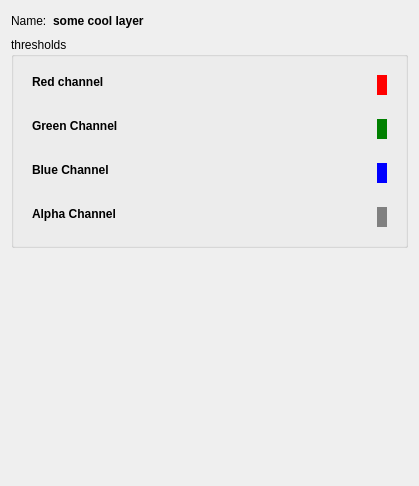
<?xml version="1.0" encoding="UTF-8"?>
<ui version="4.0">
 <class>Dialog</class>
 <widget class="QDialog" name="Dialog">
  <property name="geometry">
   <rect>
    <x>0</x>
    <y>0</y>
    <width>419</width>
    <height>486</height>
   </rect>
  </property>
  <property name="windowTitle">
   <string>Dialog</string>
  </property>
  <layout class="QVBoxLayout" name="verticalLayout_6">
   <item>
    <layout class="QHBoxLayout" name="horizontalLayout_5">
     <item>
      <widget class="QLabel" name="label">
       <property name="text">
        <string>Name:</string>
       </property>
      </widget>
     </item>
     <item>
      <widget class="QLabel" name="_layerLabel">
       <property name="text">
        <string>&lt;b&gt;some cool layer&lt;/b&gt;</string>
       </property>
      </widget>
     </item>
     <item>
      <spacer name="horizontalSpacer">
       <property name="orientation">
        <enum>Qt::Horizontal</enum>
       </property>
       <property name="sizeHint" stdset="0">
        <size>
         <width>40</width>
         <height>20</height>
        </size>
       </property>
      </spacer>
     </item>
    </layout>
   </item>
   <item>
    <widget class="QGroupBox" name="_thresholdsGroup">
     <property name="title">
      <string>thresholds</string>
     </property>
     <layout class="QVBoxLayout" name="verticalLayout_5">
      <item>
       <widget class="QWidget" name="redChannelThresholdingWidget" native="true">
        <property name="sizePolicy">
         <sizepolicy hsizetype="Preferred" vsizetype="Minimum">
          <horstretch>0</horstretch>
          <verstretch>0</verstretch>
         </sizepolicy>
        </property>
        <layout class="QHBoxLayout" name="horizontalLayout">
         <item>
          <layout class="QVBoxLayout" name="verticalLayout">
           <item>
            <widget class="QLabel" name="label_2">
             <property name="text">
              <string>&lt;b&gt;Red channel&lt;/b&gt;</string>
             </property>
            </widget>
           </item>
           <item>
            <widget class="ThresholdingWidget" name="thresholdingWidget"/>
           </item>
          </layout>
         </item>
         <item>
          <widget class="QWidget" name="widget" native="true">
           <property name="sizePolicy">
            <sizepolicy hsizetype="Fixed" vsizetype="Preferred">
             <horstretch>0</horstretch>
             <verstretch>0</verstretch>
            </sizepolicy>
           </property>
           <property name="minimumSize">
            <size>
             <width>10</width>
             <height>0</height>
            </size>
           </property>
           <property name="styleSheet">
            <string notr="true">background: red</string>
           </property>
          </widget>
         </item>
        </layout>
       </widget>
      </item>
      <item>
       <widget class="QWidget" name="greenChannelThresholdingWidget" native="true">
        <property name="sizePolicy">
         <sizepolicy hsizetype="Preferred" vsizetype="Minimum">
          <horstretch>0</horstretch>
          <verstretch>0</verstretch>
         </sizepolicy>
        </property>
        <layout class="QHBoxLayout" name="horizontalLayout_2">
         <item>
          <layout class="QVBoxLayout" name="verticalLayout_2">
           <item>
            <widget class="QLabel" name="label_3">
             <property name="text">
              <string>&lt;b&gt;Green Channel&lt;/b&gt;</string>
             </property>
            </widget>
           </item>
           <item>
            <widget class="ThresholdingWidget" name="thresholdingWidget_2"/>
           </item>
          </layout>
         </item>
         <item>
          <widget class="QWidget" name="widget_2" native="true">
           <property name="sizePolicy">
            <sizepolicy hsizetype="Fixed" vsizetype="Preferred">
             <horstretch>0</horstretch>
             <verstretch>0</verstretch>
            </sizepolicy>
           </property>
           <property name="minimumSize">
            <size>
             <width>10</width>
             <height>0</height>
            </size>
           </property>
           <property name="styleSheet">
            <string notr="true">background: green</string>
           </property>
          </widget>
         </item>
        </layout>
       </widget>
      </item>
      <item>
       <widget class="QWidget" name="blueChannelThresholdingWidget" native="true">
        <property name="sizePolicy">
         <sizepolicy hsizetype="Preferred" vsizetype="Minimum">
          <horstretch>0</horstretch>
          <verstretch>0</verstretch>
         </sizepolicy>
        </property>
        <layout class="QHBoxLayout" name="horizontalLayout_3">
         <item>
          <layout class="QVBoxLayout" name="verticalLayout_3">
           <item>
            <widget class="QLabel" name="label_5">
             <property name="text">
              <string>&lt;b&gt;Blue Channel&lt;/b&gt;</string>
             </property>
            </widget>
           </item>
           <item>
            <widget class="ThresholdingWidget" name="thresholdingWidget_3"/>
           </item>
          </layout>
         </item>
         <item>
          <widget class="QWidget" name="widget_3" native="true">
           <property name="sizePolicy">
            <sizepolicy hsizetype="Fixed" vsizetype="Preferred">
             <horstretch>0</horstretch>
             <verstretch>0</verstretch>
            </sizepolicy>
           </property>
           <property name="minimumSize">
            <size>
             <width>10</width>
             <height>0</height>
            </size>
           </property>
           <property name="styleSheet">
            <string notr="true">background: blue</string>
           </property>
          </widget>
         </item>
        </layout>
       </widget>
      </item>
      <item>
       <widget class="QWidget" name="alphaChannelThresholdingWidget" native="true">
        <property name="sizePolicy">
         <sizepolicy hsizetype="Preferred" vsizetype="Minimum">
          <horstretch>0</horstretch>
          <verstretch>0</verstretch>
         </sizepolicy>
        </property>
        <layout class="QHBoxLayout" name="horizontalLayout_4">
         <item>
          <layout class="QVBoxLayout" name="verticalLayout_4">
           <item>
            <widget class="QLabel" name="label_6">
             <property name="text">
              <string>&lt;b&gt;Alpha Channel&lt;/b&gt;</string>
             </property>
            </widget>
           </item>
           <item>
            <widget class="ThresholdingWidget" name="thresholdingWidget_4"/>
           </item>
          </layout>
         </item>
         <item>
          <widget class="QWidget" name="widget_4" native="true">
           <property name="sizePolicy">
            <sizepolicy hsizetype="Fixed" vsizetype="Preferred">
             <horstretch>0</horstretch>
             <verstretch>0</verstretch>
            </sizepolicy>
           </property>
           <property name="minimumSize">
            <size>
             <width>10</width>
             <height>0</height>
            </size>
           </property>
           <property name="styleSheet">
            <string notr="true">background: gray</string>
           </property>
          </widget>
         </item>
        </layout>
       </widget>
      </item>
     </layout>
    </widget>
   </item>
   <item>
    <spacer name="verticalSpacer">
     <property name="orientation">
      <enum>Qt::Vertical</enum>
     </property>
     <property name="sizeHint" stdset="0">
      <size>
       <width>20</width>
       <height>40</height>
      </size>
     </property>
    </spacer>
   </item>
  </layout>
 </widget>
 <customwidgets>
  <customwidget>
   <class>ThresholdingWidget</class>
   <extends>QWidget</extends>
   <header>thresholdingWidget</header>
  </customwidget>
 </customwidgets>
 <resources/>
 <connections/>
</ui>
